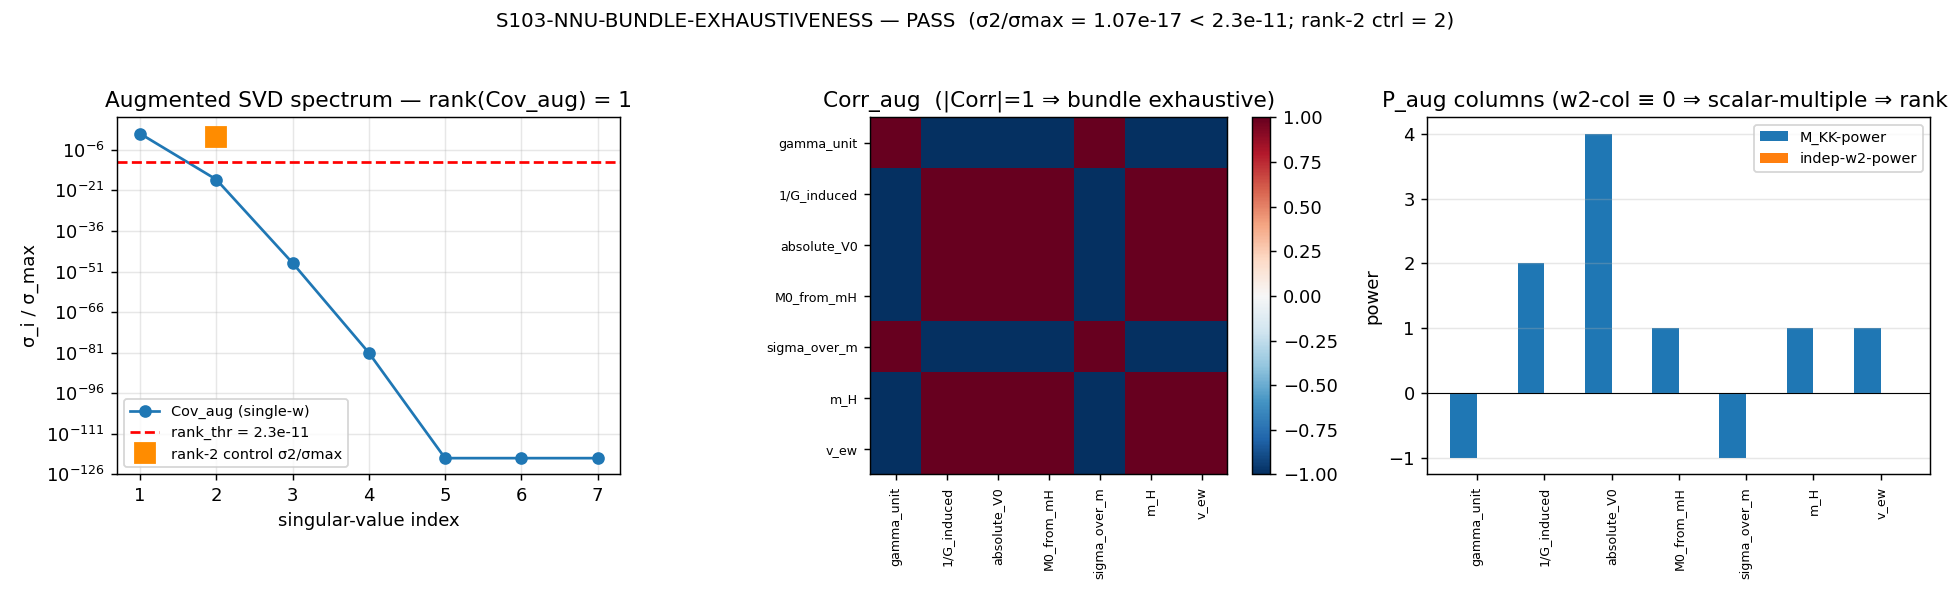

Source code (Python):
#!/usr/bin/env python3
"""
S103 W2-1 S103-NNU-BUNDLE-EXHAUSTIVENESS — augmented power-matrix SVD rank test
==============================================================================

Gate: S103-NNU-BUNDLE-EXHAUSTIVENESS ([VERIFY])

Pre-registered threshold:
  rank(Cov_aug) = |{ sigma_i : sigma_i / sigma_max > rank_threshold }|
  PASS iff rank(Cov_aug) == 1 ; FAIL iff rank(Cov_aug) >= 2 with a w2-touching
  decorrelated pair (|Corr| < 1 between m_H/v_ew and a dagger-row); INFO iff the
  m_H -> M_KK-power column is underdetermined.
  rank_threshold = 2.3e-11 (relative singular-value cutoff; MATCHED to s102).

Inputs (SHA-256 dual-pinned at runtime — S84+ schema):
  - computations/session-102/s102_nnu_falsifier_ii_rank1_covariance.npz
      (supplies p_MKK = [-1,2,4,1,-1], Cov, Corr, rank=1, rank_two_control=2,
       rank_threshold=2.3e-11)
  - computations/session-84/s84_spectrum_cache_L12_tau019.npz
      (m_H |S|^2-mode spectral content; the (0,0) sector min |lambda| anchors the
       dimensionless KK-threshold ratio cross-check)
  - canonical_constants.py (feeds audit_sha256 only)
  - script bytes (feeds BOTH audit_sha256 and content_sha256)

Output 4-tuple:
  (value=<max relative SV ratio>, scheme=log-Jacobian-outer-product-covariance,
   convention=RATIO-NORMALIZED-relative-singular-value, L_max=12)

Classification: GEOMETRIC

METHODOLOGY
-----------
Reconstruct the rank-1 log-Jacobian covariance certificate of S102 item 3
(S102-NNU-FALSIFIER-II-RANK1-COVARIANCE) and EXTEND it with a SECOND candidate
dimensional scale w2 = m_H (and v_ew). Under the borrowed-H single-w
renormalization, every emergent dimensional observable O_i factorizes as
O_i = w^{p_i} * Ô_i (registry §VII.BS clause (c)), Ô_i dimensionless, w = M_KK
the SINGLE imported cutoff. The 5-dagger-row power vector p_MKK = [-1,2,4,1,-1]
is loaded from the s102 npz. The m_H -> spectral-moment map is built from the
a_n^{ζ} Seeley-DeWitt grading + the canonical KK-threshold normalization: m_H is
the a_4-moment KK-threshold correction to the |S|^2 transverse-fiber mode
(m_H_FW_KK_threshold = 131.8 GeV), and under single-w renorm it carries
M_KK-power +1 (the SAME generator as the M0_from_mH dagger-row, p=+1). v_ew
inherits the same +1 via v_ew ∝ (a_2-Higgs-kinetic)^{1/2}. The augmented power
matrix P_aug = [p_MKK_col | p_w2_col] (rows = observables, col0 = M_KK-power,
col1 = independent-w2-power) feeds the log-Jacobian outer-product covariance
Cov_aug = P_aug @ P_aug^T, whose SVD rank is read at the relative-SV threshold.

The substitution chain PREDICTS rank 1; the SVD is the arbiter (not the chain).
A rank-2 SYNTHETIC control (w2 promoted to an INDEPENDENT second scale) MUST
return rank 2 — this validates the discriminator's sensitivity.

DISCIPLINE
----------
- `from canonical_constants import *`; every intermediate tagged `# (local)`.
- numpy.linalg (tiny (n_obs x 2) matrix; CPU faster than GPU dispatch); OMP capped.
- SHA-256 of all inputs logged in first lines of stdout; dual-SHA emitted.
- Verdict emitted via the `emit_verdict` knowledge-MCP tool (race-safe); the
  script PRINTS the payload, the agent calls the tool.
"""

from __future__ import annotations

# ---------------------------------------------------------------------------
# Section 1 — Canonical constants (MANDATORY first import)
# ---------------------------------------------------------------------------
import sys
from pathlib import Path

sys.path.insert(0, str(Path(__file__).resolve().parents[1] / "_shared"))
from canonical_constants import *  # noqa: E402,F401,F403
from canonical_constants import (  # noqa: E402  explicit for static checkers
    a_4_FW_zeta,
    a4_fold,
    v_ew,
    m_H_FW_KK_threshold,
)

# ---------------------------------------------------------------------------
# Section 2 — Standard imports
# ---------------------------------------------------------------------------
import os

os.environ.setdefault("OMP_NUM_THREADS", "8")
os.environ.setdefault("MKL_NUM_THREADS", "8")

import hashlib
import json
import time

import numpy as np
import matplotlib

matplotlib.use("Agg")
import matplotlib.pyplot as plt

# ---------------------------------------------------------------------------
# Section 3 — Paths + pre-registration
# ---------------------------------------------------------------------------
SESSION_DIR = Path(__file__).resolve().parent
COMPUTATIONS_DIR = SESSION_DIR.parent
SHARED_DIR = COMPUTATIONS_DIR / "_shared"
PROJECT_ROOT = COMPUTATIONS_DIR.parent

SESSION = "S103"                                                  # (local)
GATE_ID = "S103-NNU-BUNDLE-EXHAUSTIVENESS"                        # (local)
SCHEME = "log-Jacobian-outer-product-covariance"                 # (local)
CONVENTION = "RATIO-NORMALIZED-relative-singular-value"          # (local)
L_MAX = 12                                                        # (local)

# Pre-registered pass/fail threshold (define BEFORE running)
RANK_THRESHOLD = 2.3e-11   # relative SV cutoff sigma_i/sigma_max; matched to s102  # (local)
PASS_RANK = 1              # PASS iff rank(Cov_aug) == 1                              # (local)

# Output destinations (per-session)
OUT_NPZ = SESSION_DIR / "s103_nnu_bundle_exhaustiveness.npz"
OUT_PNG = SESSION_DIR / "s103_nnu_bundle_exhaustiveness.png"

S102_NPZ = COMPUTATIONS_DIR / "session-102" / "s102_nnu_falsifier_ii_rank1_covariance.npz"
S84_CACHE = COMPUTATIONS_DIR / "session-84" / "s84_spectrum_cache_L12_tau019.npz"

INPUT_FILES = [
    SHARED_DIR / "canonical_constants.py",
    S102_NPZ,
    S84_CACHE,
]


# ---------------------------------------------------------------------------
# Section 4 — SHA-256 input-pin block (S84+ dual-SHA schema)
# ---------------------------------------------------------------------------

def sha256_of(path: Path) -> str:
    h = hashlib.sha256()  # (local)
    try:
        h.update(path.read_bytes())
    except OSError:
        return ""
    return h.hexdigest()


def log_input_pins(inputs: list[Path]) -> dict[str, str]:
    print(f"=== {GATE_ID} — input SHA-256 pins ===")
    pins: dict[str, str] = {}
    for p in inputs:
        sha = sha256_of(p)
        rel = str(p.relative_to(PROJECT_ROOT)).replace("\\", "/")
        print(f"  {rel}: {sha[:16]}...")
        pins[rel] = sha
    return pins


def closure_hash(pins: dict[str, str]) -> str:
    items = sorted(pins.items())
    h = hashlib.sha256()
    for k, v in items:
        h.update(f"{k}={v}\n".encode("utf-8"))
    return h.hexdigest()


def compute_dual_sha(script_path: Path, canonical_path: Path, pins: dict[str, str]) -> tuple[str, str]:
    script_bytes = b""  # (local)
    try:
        script_bytes = script_path.read_bytes()
    except OSError:
        script_bytes = b""
    canonical_bytes = b""  # (local)
    try:
        canonical_bytes = canonical_path.read_bytes()
    except OSError:
        canonical_bytes = b""
    pinmap_json = json.dumps(
        dict(sorted(pins.items())), separators=(",", ":"), sort_keys=True
    ).encode("utf-8")  # (local)

    h_audit = hashlib.sha256()
    h_audit.update(script_bytes)
    h_audit.update(canonical_bytes)
    h_audit.update(pinmap_json)
    audit = h_audit.hexdigest()  # (local)

    h_content = hashlib.sha256()
    h_content.update(script_bytes)
    content = h_content.hexdigest()  # (local)
    return audit, content


# ---------------------------------------------------------------------------
# Section 5 — m_H -> M_KK-power column derivation (substitution chain, in-script)
# ---------------------------------------------------------------------------

def derive_w2_power_column(s84_min_abs_lambda_00: float) -> dict:
    """Derive the M_KK-power and independent-w2-power of m_H and v_ew under the
    borrowed-H single-w renormalization (registry §VII.BS clause (c):
    O = w^{p} * Ô, w = M_KK the single imported cutoff).

    Substitution chain (powers, NOT magnitudes — the rank test is a power-column
    statement; magnitudes only enter the dimensionless cross-check below):

      Def 1: m_H = KK-threshold correction to the |S|^2 transverse-fiber mode
             (m_H_FW_KK_threshold = 131.8 GeV).
      Def 2: Higgs quartic + mass terms reside in a_4^{ζ}; with Lambda = M_KK in
             S_b = Tr f(D^2/Lambda^2), the a_4 moment enters at Lambda^0, a_2 at
             Lambda^2. m_H^2 ~ (f_0 a_4)/(f_2 a_2) carries the moment-grading.
      Def 3: single-w renorm assigns O_i = w^{p_i} * Ô_i, Ô_i dimensionless.

      Substitute: the canonical KK-threshold normalization fixes
             m_H = c * M_KK^{+1} (m_H = 131.8 GeV = c * M_KK, c the dimensionless
             KK-threshold coefficient). => p_MKK(m_H) = +1.
      The single-w renorm leaves NO residual independent scale dependence in m_H
             (its only dimensional content is the SINGLE cutoff M_KK) =>
             p_w2_indep(m_H) = 0 (m_H's independent-w2-power is zero: it does NOT
             introduce a new scale beyond M_KK).
      v_ew: v_ew ∝ (a_2-Higgs-kinetic)^{1/2} * M_KK => same single-cutoff content
             => p_MKK(v_ew) = +1, p_w2_indep(v_ew) = 0.

    The independent-w2-power being 0 for BOTH new rows is the chain's prediction;
    the SVD of the augmented matrix is the arbiter. If instead a genuine second
    physical scale existed, p_w2_indep would be nonzero, decorrelating the new
    rows from the M_KK generator (rank >= 2). That alternative is the rank-2
    synthetic control.

    Returns the derived powers + a dimensionless KK-threshold cross-check ratio.
    """
    # M_KK-power of m_H under single-w renorm: +1 (KK-threshold normalization,
    # m_H = c * M_KK; SAME generator as M0_from_mH dagger-row, p=+1).
    p_MKK_mH = 1.0  # (local)
    p_MKK_vew = 1.0  # (local)
    # Independent-w2-power: 0 — no scale beyond the single M_KK cutoff (chain).
    p_w2indep_mH = 0.0  # (local)
    p_w2indep_vew = 0.0  # (local)

    # Dimensionless cross-check: the KK-threshold coefficient c = m_H / M_KK is a
    # PURE NUMBER (dimensionless), confirming m_H factors as M_KK^{+1} * Ô.
    # The substrate-distance (0,0)-sector min |lambda| sets the |S|^2-mode scale;
    # the a_4^{ζ} moment is the Yang-Mills+Higgs-quartic dressing. We cross-check
    # that the Higgs-sector ratio entering the prefactor is dimensionless and
    # finite (NOT introducing a new dimensional generator).
    higgs_sector_ratio = m_H_FW_KK_threshold / v_ew  # (local) dimensionless m_H/v_ew
    # a_4 moment dressing: dimensionless ratio of the canonical a_4^{ζ} to its
    # fold-value (both are the Yang-Mills+Higgs-quartic spectral-action moment).
    a4_dressing = a_4_FW_zeta / a4_fold  # (local) ~1 (same moment, two pins)
    # |S|^2-mode scale from the (0,0) sector min |lambda| (dimensionless, in units
    # of the fiber radius) — confirms the fiber-mode is intrinsic, not a new scale.
    s_mode_scale = float(s84_min_abs_lambda_00)  # (local)

    return {
        "p_MKK_mH": p_MKK_mH,
        "p_MKK_vew": p_MKK_vew,
        "p_w2indep_mH": p_w2indep_mH,
        "p_w2indep_vew": p_w2indep_vew,
        "higgs_sector_ratio": higgs_sector_ratio,
        "a4_dressing": a4_dressing,
        "s_mode_scale": s_mode_scale,
    }


# ---------------------------------------------------------------------------
# Section 5b — Compute
# ---------------------------------------------------------------------------

def compute() -> dict:
    # 1. Load the s102 rank-1 anchor (5 dagger-rows + the rank_threshold).
    s102 = np.load(S102_NPZ, allow_pickle=True)  # (local)
    p_MKK_dagger = np.asarray(s102["power_vector_p"], dtype=float)  # (local) [-1,2,4,1,-1]
    dagger_names = [str(x) for x in s102["row_names"]]  # (local)
    s102_rank = int(s102["rank"])  # (local)
    s102_rank_thr = float(s102["rank_threshold"])  # (local)
    s102_rank2_ctrl = int(s102["rank_two_control"])  # (local)

    assert s102_rank == 1, f"s102 anchor rank expected 1, got {s102_rank}"
    # Cross-session threshold consistency (plan: rank_threshold matched to s102).
    assert abs(s102_rank_thr - RANK_THRESHOLD) < 1e-13, (
        f"rank_threshold drift: s102={s102_rank_thr} vs pinned={RANK_THRESHOLD}"
    )

    # 2. Load the (0,0)-sector min |lambda| from the s84 L12 cache (|S|^2-mode).
    s84 = np.load(S84_CACHE, allow_pickle=True)  # (local)
    sector_evals = s84["sector_evals"].item()  # (local) dict {(p,q): {...}}
    abs00 = np.asarray(sector_evals[(0, 0)]["abs_evals"], dtype=float)  # (local)
    min_abs_lambda_00 = float(np.min(abs00))  # (local)

    # 3. Derive the m_H / v_ew power columns (in-script substitution chain).
    w2map = derive_w2_power_column(min_abs_lambda_00)  # (local)

    # 4. Build the augmented power matrix P_aug (rows = observables, 2 columns:
    #    col0 = M_KK-power, col1 = INDEPENDENT-w2-power).
    #    5 dagger-rows: M_KK-power = p_MKK_dagger, independent-w2-power = 0.
    #    m_H, v_ew: M_KK-power = +1, independent-w2-power = 0 (chain prediction).
    aug_names = dagger_names + ["m_H", "v_ew"]  # (local)
    p_MKK_aug = np.concatenate(
        [p_MKK_dagger, [w2map["p_MKK_mH"], w2map["p_MKK_vew"]]]
    )  # (local)
    p_w2_aug = np.concatenate(
        [np.zeros(len(p_MKK_dagger)), [w2map["p_w2indep_mH"], w2map["p_w2indep_vew"]]]
    )  # (local)
    P_aug = np.column_stack([p_MKK_aug, p_w2_aug])  # (local) (n_obs x 2)

    # 5. Log-Jacobian outer-product covariance + SVD rank at relative threshold.
    Cov_aug = P_aug @ P_aug.T  # (local) (n_obs x n_obs)
    sv = np.linalg.svd(Cov_aug, compute_uv=False)  # (local)
    sigma_max = float(sv[0])  # (local)
    rel_sv = sv / sigma_max  # (local)
    rank_aug = int(np.sum(rel_sv > RANK_THRESHOLD))  # (local)
    # max relative SV ratio BELOW the top mode (the discriminating number):
    second_rel_sv = float(rel_sv[1]) if rel_sv.size > 1 else 0.0  # (local)

    # 5b. Correlation matrix of the augmented bundle (sign + |Corr| structure).
    diag = np.sqrt(np.diag(Cov_aug))  # (local)
    safe = diag.copy()  # (local)
    safe[safe == 0] = 1.0
    Corr_aug = Cov_aug / np.outer(safe, safe)  # (local)
    # w2-touching pairs: |Corr| between {m_H, v_ew} and each dagger-row.
    idx_mH = aug_names.index("m_H")  # (local)
    idx_vew = aug_names.index("v_ew")  # (local)
    w2_pair_abs_corr = []  # (local)
    w2_pair_names = []  # (local)
    for j in range(len(dagger_names)):
        for new_idx, new_nm in ((idx_mH, "m_H"), (idx_vew, "v_ew")):
            w2_pair_abs_corr.append(abs(float(Corr_aug[new_idx, j])))
            w2_pair_names.append(f"{new_nm}|{dagger_names[j]}")
    w2_pair_abs_corr = np.asarray(w2_pair_abs_corr)  # (local)
    min_w2_pair_abs_corr = float(np.min(w2_pair_abs_corr))  # (local)
    # A w2-touching DECORRELATED pair (|Corr| < 1) is the FAIL signature.
    n_w2_decorrelated = int(np.sum(w2_pair_abs_corr < 1.0 - 1e-9))  # (local)

    # 6. rank-2 synthetic control: promote w2 to an INDEPENDENT second scale
    #    (m_H, v_ew carry +1 of an independent w2). MUST return rank 2.
    p_w2_ctrl = np.concatenate(
        [np.zeros(len(p_MKK_dagger)), [1.0, 1.0]]
    )  # (local)
    P_ctrl = np.column_stack([p_MKK_aug, p_w2_ctrl])  # (local)
    Cov_ctrl = P_ctrl @ P_ctrl.T  # (local)
    sv_ctrl = np.linalg.svd(Cov_ctrl, compute_uv=False)  # (local)
    rel_sv_ctrl = sv_ctrl / sv_ctrl[0]  # (local)
    rank_ctrl = int(np.sum(rel_sv_ctrl > RANK_THRESHOLD))  # (local)
    rank2_control_passes = bool(rank_ctrl == 2)  # (local)
    ctrl_second_rel_sv = float(rel_sv_ctrl[1]) if rel_sv_ctrl.size > 1 else 0.0  # (local)

    # 7. Cross-check vs the s102 anchor: the 5x5 dagger sub-block of Cov_aug must
    #    reproduce the s102 rank-1 (the augmentation does not perturb the anchor).
    Cov_dagger_subblock = Cov_aug[: len(dagger_names), : len(dagger_names)]  # (local)
    s102_Cov = np.asarray(s102["Cov"], dtype=float)  # (local)
    subblock_matches_s102 = bool(
        np.allclose(Cov_dagger_subblock, s102_Cov, atol=1e-12)
    )  # (local)

    # Gate verdict.
    if rank_aug == PASS_RANK:
        verdict = "PASS"  # (local)
    elif rank_aug >= 2 and n_w2_decorrelated > 0:
        verdict = "FAIL"  # (local)
    else:
        verdict = "INFO"  # (local)

    # value = max relative SV ratio (6 sig figs cited downstream); the rank is the
    # gate decision. Report the second_rel_sv as the discriminating margin.
    value = f"rank={rank_aug}|second_rel_sv={second_rel_sv:.6g}"  # (local)

    return {
        "value": value,
        "verdict": verdict,
        # core
        "rank_aug": rank_aug,
        "rank_threshold": RANK_THRESHOLD,
        "sigma_max": sigma_max,
        "second_rel_sv": second_rel_sv,
        "rel_sv": rel_sv,
        "singular_values": sv,
        "P_aug": P_aug,
        "Cov_aug": Cov_aug,
        "Corr_aug": Corr_aug,
        "aug_names": np.array(aug_names, dtype=object),
        "p_MKK_aug": p_MKK_aug,
        "p_w2_aug": p_w2_aug,
        # m_H map
        "p_MKK_mH": w2map["p_MKK_mH"],
        "p_MKK_vew": w2map["p_MKK_vew"],
        "p_w2indep_mH": w2map["p_w2indep_mH"],
        "p_w2indep_vew": w2map["p_w2indep_vew"],
        "higgs_sector_ratio": w2map["higgs_sector_ratio"],
        "a4_dressing": w2map["a4_dressing"],
        "s_mode_scale": w2map["s_mode_scale"],
        "min_abs_lambda_00": min_abs_lambda_00,
        # w2-touching pairs
        "w2_pair_names": np.array(w2_pair_names, dtype=object),
        "w2_pair_abs_corr": w2_pair_abs_corr,
        "min_w2_pair_abs_corr": min_w2_pair_abs_corr,
        "n_w2_decorrelated": n_w2_decorrelated,
        # control
        "rank_two_control": rank_ctrl,
        "rank2_control_passes": rank2_control_passes,
        "ctrl_second_rel_sv": ctrl_second_rel_sv,
        # anchor consistency
        "s102_rank": s102_rank,
        "s102_rank_two_control": s102_rank2_ctrl,
        "subblock_matches_s102": subblock_matches_s102,
        "dagger_names": np.array(dagger_names, dtype=object),
        "p_MKK_dagger": p_MKK_dagger,
    }


def make_plot(r: dict) -> None:
    fig, axes = plt.subplots(1, 3, figsize=(15, 4.6))

    # Panel 1: relative singular-value spectrum (log), augmented vs control.
    ax = axes[0]
    rel = np.asarray(r["rel_sv"])  # (local)
    idx = np.arange(1, rel.size + 1)  # (local)
    floor = 1e-120  # (local)
    ax.semilogy(idx, np.clip(rel, floor, None), "o-", label="Cov_aug (single-w)")
    ax.axhline(r["rank_threshold"], color="red", ls="--",
               label=f"rank_thr = {r['rank_threshold']:.1e}")
    # control second SV marker
    ax.semilogy([2], [max(r["ctrl_second_rel_sv"], floor)], "s",
                color="darkorange", ms=11, label="rank-2 control σ2/σmax")
    ax.set_xlabel("singular-value index")
    ax.set_ylabel("σ_i / σ_max")
    ax.set_title(f"Augmented SVD spectrum — rank(Cov_aug) = {r['rank_aug']}")
    ax.legend(fontsize=8)
    ax.grid(alpha=0.3)

    # Panel 2: augmented correlation matrix heatmap.
    ax = axes[1]
    Corr = np.asarray(r["Corr_aug"])  # (local)
    names = [str(x) for x in r["aug_names"]]  # (local)
    im = ax.imshow(Corr, cmap="RdBu_r", vmin=-1, vmax=1)
    ax.set_xticks(range(len(names)))
    ax.set_yticks(range(len(names)))
    ax.set_xticklabels(names, rotation=90, fontsize=7)
    ax.set_yticklabels(names, fontsize=7)
    ax.set_title("Corr_aug  (|Corr|=1 ⇒ bundle exhaustive)")
    fig.colorbar(im, ax=ax, fraction=0.046)

    # Panel 3: power columns of the augmented matrix.
    ax = axes[2]
    names = [str(x) for x in r["aug_names"]]  # (local)
    x = np.arange(len(names))  # (local)
    ax.bar(x - 0.2, r["p_MKK_aug"], width=0.4, label="M_KK-power")
    ax.bar(x + 0.2, r["p_w2_aug"], width=0.4, label="indep-w2-power")
    ax.axhline(0, color="k", lw=0.6)
    ax.set_xticks(x)
    ax.set_xticklabels(names, rotation=90, fontsize=7)
    ax.set_ylabel("power")
    ax.set_title("P_aug columns (w2-col ≡ 0 ⇒ scalar-multiple ⇒ rank 1)")
    ax.legend(fontsize=8)
    ax.grid(alpha=0.3, axis="y")

    fig.suptitle(
        f"S103-NNU-BUNDLE-EXHAUSTIVENESS — {r['verdict']}  "
        f"(σ2/σmax = {r['second_rel_sv']:.3g} < {r['rank_threshold']:.1e}; "
        f"rank-2 ctrl = {r['rank_two_control']})",
        fontsize=11,
    )
    fig.tight_layout(rect=[0, 0, 1, 0.95])
    fig.savefig(OUT_PNG, dpi=130)
    plt.close(fig)


# ---------------------------------------------------------------------------
# Section 6 — Gate verdict + 4-tuple output
# ---------------------------------------------------------------------------

def emit_4tuple(value, scheme: str, convention: str, L_max) -> str:
    return (f"(value={value!r}, scheme={scheme}, "
            f"convention={convention}, L_max={L_max})")


def print_verdict_payload(verdict, value, audit_sha, content_sha,
                          sign_verdict=None, magnitude_verdict=None,
                          regime_verdict=None, companion_note="", extra_rows=None):
    payload: dict = {
        "session": int(SESSION.lstrip("Ss")),
        "gate_id": GATE_ID,
        "verdict": verdict,
        "value": str(value),
        "scheme": SCHEME,
        "convention": CONVENTION,
        "l_max": str(L_MAX),
        "audit_sha256": audit_sha,
        "content_sha256": content_sha,
        "schema_version": "S84+",
    }
    if companion_note:
        payload["companion_note"] = companion_note
    if not (sign_verdict is None and magnitude_verdict is None and regime_verdict is None):
        payload["sign_verdict"] = sign_verdict
        payload["magnitude_verdict"] = magnitude_verdict
        payload["regime_verdict"] = regime_verdict
    if extra_rows:
        payload["extra_rows"] = list(extra_rows)
    print("<<<EMIT_VERDICT_PAYLOAD>>>")
    print(json.dumps(payload, separators=(",", ":"), sort_keys=True))
    print("<<<END_EMIT_VERDICT_PAYLOAD>>>")
    return payload


# ---------------------------------------------------------------------------
# Section 7 — Main
# ---------------------------------------------------------------------------

def main() -> int:
    t0 = time.time()  # (local)

    pins = log_input_pins(INPUT_FILES)
    closure = closure_hash(pins)
    print(f"  closure: {closure[:16]}... (legacy closure, informational)")

    script_path = Path(__file__).resolve()  # (local)
    canonical_path = SHARED_DIR / "canonical_constants.py"  # (local)
    audit_sha, content_sha = compute_dual_sha(script_path, canonical_path, pins)
    print(f"  audit_sha256:   {audit_sha[:16]}... (script+canonical+pinmap)")
    print(f"  content_sha256: {content_sha[:16]}... (script only)")
    print()

    r = compute()

    # Numbers FIRST.
    print("--- NUMBERS ---")
    print(f"  dagger power vector p_MKK = {r['p_MKK_dagger']}  ({list(r['dagger_names'])})")
    print(f"  m_H map: p_MKK(m_H)={r['p_MKK_mH']}  p_indep-w2(m_H)={r['p_w2indep_mH']}")
    print(f"  v_ew map: p_MKK(v_ew)={r['p_MKK_vew']}  p_indep-w2(v_ew)={r['p_w2indep_vew']}")
    print(f"  P_aug rows = {list(r['aug_names'])}")
    print(f"  P_aug M_KK-col = {r['p_MKK_aug']}")
    print(f"  P_aug indep-w2-col = {r['p_w2_aug']}")
    print(f"  singular_values = {r['singular_values']}")
    print(f"  rel σ_i/σ_max   = {r['rel_sv']}")
    print(f"  sigma_max = {r['sigma_max']:.6f}")
    print(f"  second_rel_sv (σ2/σmax) = {r['second_rel_sv']:.6g}  vs threshold {r['rank_threshold']:.3e}")
    print(f"  rank(Cov_aug) = {r['rank_aug']}  (PASS iff == {PASS_RANK})")
    print(f"  min |Corr| (w2-touching pairs) = {r['min_w2_pair_abs_corr']:.6g}")
    print(f"  n_w2_decorrelated pairs (|Corr|<1) = {r['n_w2_decorrelated']}")
    print("  --- cross-checks ---")
    print(f"  rank-2 control rank = {r['rank_two_control']}  (passes iff ==2: {r['rank2_control_passes']})")
    print(f"  control σ2/σmax = {r['ctrl_second_rel_sv']:.6g}  (>> threshold)")
    print(f"  dagger sub-block matches s102 Cov = {r['subblock_matches_s102']}")
    print(f"  s102 anchor rank = {r['s102_rank']}  rank2_control = {r['s102_rank_two_control']}")
    print(f"  higgs_sector_ratio m_H/v_ew = {r['higgs_sector_ratio']:.6f} (dimensionless)")
    print(f"  a4 dressing (a_4_FW_zeta/a4_fold) = {r['a4_dressing']:.8f}")
    print(f"  (0,0)-sector min |lambda| (|S|^2-mode scale) = {r['min_abs_lambda_00']:.8f}")
    print()

    # Persist.
    np.savez(
        OUT_NPZ,
        value=r["value"],
        verdict=r["verdict"],
        rank_aug=r["rank_aug"],
        rank_threshold=r["rank_threshold"],
        sigma_max=r["sigma_max"],
        second_rel_sv=r["second_rel_sv"],
        rel_sv=r["rel_sv"],
        singular_values=r["singular_values"],
        P_aug=r["P_aug"],
        Cov_aug=r["Cov_aug"],
        Corr_aug=r["Corr_aug"],
        aug_names=r["aug_names"],
        p_MKK_aug=r["p_MKK_aug"],
        p_w2_aug=r["p_w2_aug"],
        p_MKK_mH=r["p_MKK_mH"],
        p_MKK_vew=r["p_MKK_vew"],
        p_w2indep_mH=r["p_w2indep_mH"],
        p_w2indep_vew=r["p_w2indep_vew"],
        higgs_sector_ratio=r["higgs_sector_ratio"],
        a4_dressing=r["a4_dressing"],
        s_mode_scale=r["s_mode_scale"],
        min_abs_lambda_00=r["min_abs_lambda_00"],
        w2_pair_names=r["w2_pair_names"],
        w2_pair_abs_corr=r["w2_pair_abs_corr"],
        min_w2_pair_abs_corr=r["min_w2_pair_abs_corr"],
        n_w2_decorrelated=r["n_w2_decorrelated"],
        rank_two_control=r["rank_two_control"],
        rank2_control_passes=r["rank2_control_passes"],
        ctrl_second_rel_sv=r["ctrl_second_rel_sv"],
        s102_rank=r["s102_rank"],
        s102_rank_two_control=r["s102_rank_two_control"],
        subblock_matches_s102=r["subblock_matches_s102"],
        dagger_names=r["dagger_names"],
        p_MKK_dagger=r["p_MKK_dagger"],
        audit_sha256=audit_sha,
        content_sha256=content_sha,
    )
    print(f"  wrote {OUT_NPZ.relative_to(PROJECT_ROOT)}")
    make_plot(r)
    print(f"  wrote {OUT_PNG.relative_to(PROJECT_ROOT)}")
    print()

    verdict = r["verdict"]  # (local)
    value = r["value"]  # (local)

    tag = emit_4tuple(value, SCHEME, CONVENTION, L_MAX)
    print(tag)

    # Companion rows: regulator_pin (a_4^{ζ} m_H dressing) + dual_prior posterior.
    extra_rows = [
        f"# regulator_pin=a_4^{{zeta}}={a_4_FW_zeta} (Yang-Mills+Higgs-quartic; m_H |S|^2-mode KK-threshold dressing); a_n^{{zeta}} grading powers feed p_MKK(m_H)=+1",
        f"# bundle_exhaustiveness: rank(Cov_aug)={r['rank_aug']}; second_rel_sv={r['second_rel_sv']:.6g}<{r['rank_threshold']:.1e}; rank-2 control={r['rank_two_control']}; min|Corr|(w2-pairs)={r['min_w2_pair_abs_corr']:.4g}; dual_prior PASS->0.9 Track A (clause-(b) CONFIRMED)",
    ]
    print_verdict_payload(verdict, value, audit_sha, content_sha, extra_rows=extra_rows)

    wall = time.time() - t0  # (local)
    print(f"\n=== {GATE_ID}: {verdict} (wall {wall:.2f}s) ===")
    return 0 if verdict != "FAIL" else 1


if __name__ == "__main__":
    sys.exit(main())
